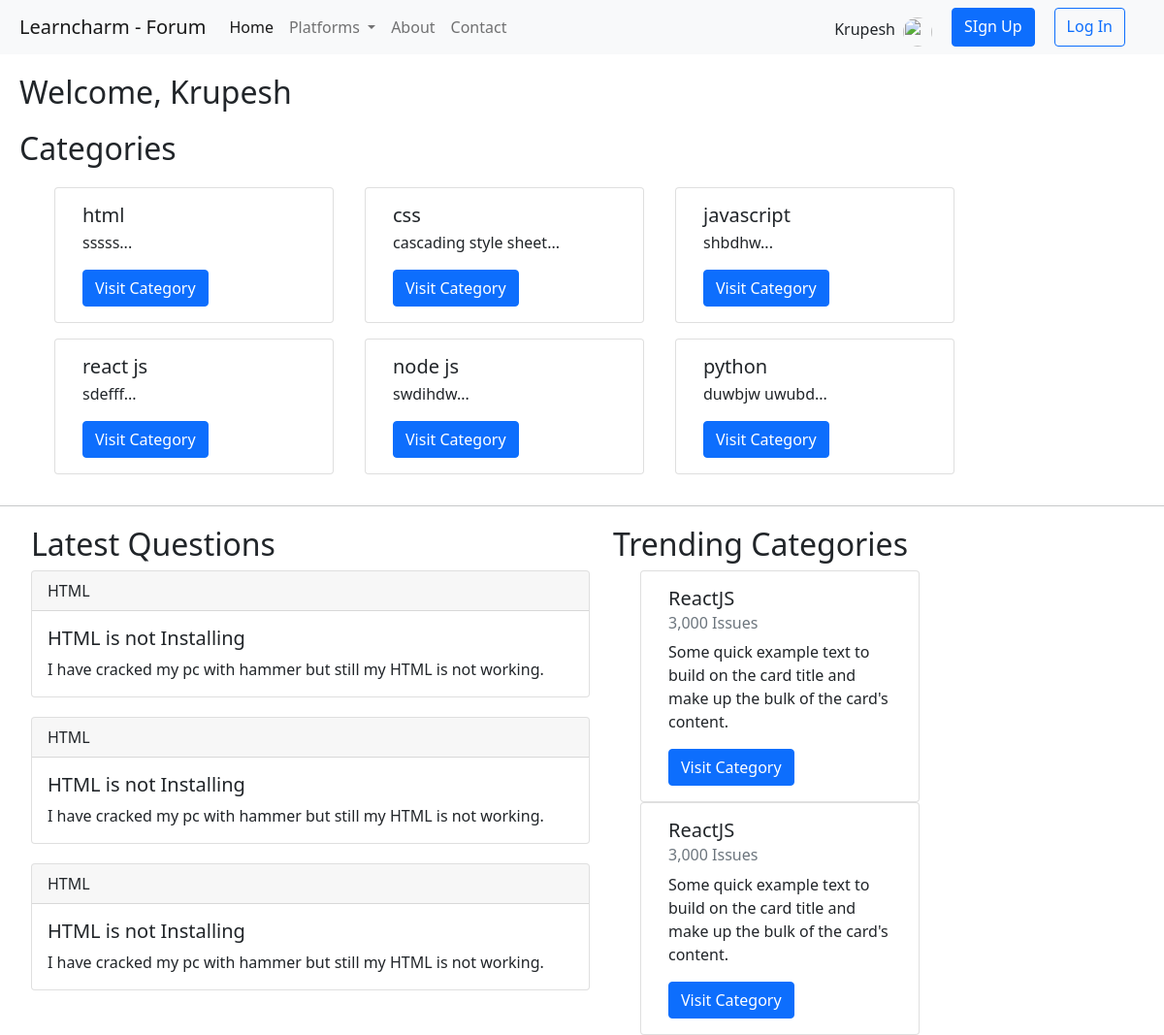
The page / on the database its author committed.
### tables this page shows
CREATE TABLE `forum_category` (
  `category_id` int(7) NOT NULL,
  `category_name` varchar(255) NOT NULL,
  `category_desc` text NOT NULL,
  `category_timestamp` datetime NOT NULL DEFAULT current_timestamp()
);

### index.php (the view, shortened to what this page needs)
<?php
include './admin/dbcon.php';
include './includes/header.php';
$name = "Krupesh"
?>
<section class="quote">
    <h2>Welcome<span>, <?= $name ?></span> </h2>
</section>
<section class="categories">
    <h2>Categories</h2>
    <div class="container">
    <div class="row">
        <?php
$selsqe = "select * from forum_category";
$result = mysqli_query($con,$selsqe);
while($row = mysqli_fetch_assoc($result))
{
    $catname = $row['category_name'];
    $catdesc = $row['category_desc'];
    ?>
            <div class="card col-sm-3 mx-3 mb-3" style="width: 18rem;">
            <div class="card-body">
                <h5 class="card-title"><?= $catname?></h5>
                <p class="card-text"> <?php echo substr($catdesc,0,70)  ?>...</p>
                <a href="#" class="card-link btn btn-primary">Visit Category</a>
            </div>
        </div>
            <?php
        }
        ?>
        </div>
    </div>
</section>
<hr>
<div class="latest-trending container-fluid">
    <div class="row">
        <div class="latest-question col-md-6">
            <h2>Latest Questions</h2>
            <div class="card">
                <div class="card-header">
                    HTML
                </div>
                <div class="card-body">
                    <h5 class="card-title">HTML is not Installing</h5>
                    <p class="card-text">I have cracked my pc with hammer but still my HTML is not working.</p>
                </div>
            </div>
            <div class="card">
                <div class="card-header">
                    HTML
                </div>
                <div class="card-body">
                    <h5 class="card-title">HTML is not Installing</h5>
                    <p class="card-text">I have cracked my pc with hammer but still my HTML is not working.</p>
                </div>
            </div>
            <div class="card">
                <div class="card-header">
                    HTML
                </div>
                <div class="card-body">
                    <h5 class="card-title">HTML is not Installing</h5>
                    <p class="card-text">I have cracked my pc with hammer but still my HTML is not working.</p>
                </div>
            </div>
        </div>
        <div class="trending col-md-6">
            <h2>Trending Categories</h2>
            <div class="container-fluid">
                <div class="row">
            <div class="card col-sm-3 mx-3" style="width: 18rem;">
                <div class="card-body">
                    <h5 class="card-title">ReactJS</h5>
                    <h6 class="card-subtitle mb-2 text-muted">3,000 Issues</h6>
                    <p class="card-text">Some quick example text to build on the card title and make up the bulk of the card's content.</p>
                    <a href="#" class="card-link btn btn-primary">Visit Category</a>
                </div>
            </div>
            <div class="card col-sm-3 mx-3" style="width: 18rem;">
                <div class="card-body">
                    <h5 class="card-title">ReactJS</h5>
                    <h6 class="card-subtitle mb-2 text-muted">3,000 Issues</h6>
                    <p class="card-text">Some quick example text to build on the card title and make up the bulk of the card's content.</p>
                    <a href="#" class="card-link btn btn-primary">Visit Category</a>
                </div>
            </div>
                </div>
            </div>
        </div>
    </div>
</div>
</body>
</html>

### includes/header.php (shortened to what this page needs)
<!DOCTYPE html>
<html lang="en">
<head>
    <link href="https://cdn.jsdelivr.net/npm/bootstrap@5.1.3/dist/css/bootstrap.min.css" rel="stylesheet">
    <link rel="stylesheet" href="./assets/css/style.css">
</head>
<body>
    <nav class="navbar p-2  navbar-expand-lg navbar-light bg-light">
  <div class="container-fluid">
    <a class="navbar-brand" href="#">Learncharm - Forum</a>
    <div class="collapse navbar-collapse" id="navbarSupportedContent">
      <ul class="navbar-nav me-auto mb-2 mb-lg-0">
        <li class="nav-item">
          <a class="nav-link active" aria-current="page" href="#">Home</a>
        </li>
        <li class="nav-item dropdown">
          <a class="nav-link dropdown-toggle" href="#" id="navbarDropdown" role="button" data-bs-toggle="dropdown" aria-expanded="false">
            Platforms
          </a>
        </li>
        <li class="nav-item">
          <a class="nav-link" href="#">About</a>
        </li>
        <li class="nav-item">
          <a class="nav-link" href="#">Contact</a>
        </li>
      </ul>
      <div class="d-flex nav-profile">
        <p class="me-2">Krupesh</p>
        <img src="https://cdn.discordapp.com/attachments/852063239277903892/966598569270312990/Krupesh_Vithlani_2_1.jpg" alt="" class="nav-profile-img" width="30" height="30">
        <a href="#" class="btn btn-primary">SIgn Up</a>
        <a href="#" class="btn btn-outline-primary">Log In</a>
</div>
    </div>
  </div>
</nav>

### assets/css/style.css (style rules this page uses)
.nav-profile { position: relative; top: 10px; margin-right: 20px; }
.nav-profile-img { border-radius: 50%; }
.nav-profile a { margin-left: 20px; position: relative; bottom: 10px; }
.quote { margin: 20px 0 0 20px; }
.categories { margin: 20px 0 0 20px; }
.categories h2 { margin-bottom: 20px; }
.latest-trending { margin: 20px 0 0 20px; }
.latest-question .card { margin-bottom: 20px; }

### rows shown on the page
forum_category: category_name "html", category_desc "sssss"
forum_category: category_name "css", category_desc "cascading style sheet"
forum_category: category_name "javascript", category_desc "shbdhw"
forum_category: category_name "react js", category_desc "sdefff"
forum_category: category_name "node js", category_desc "swdihdw"
forum_category: category_name "python", category_desc "duwbjw uwubd"

### other values the page prints
$name "Krupesh"
